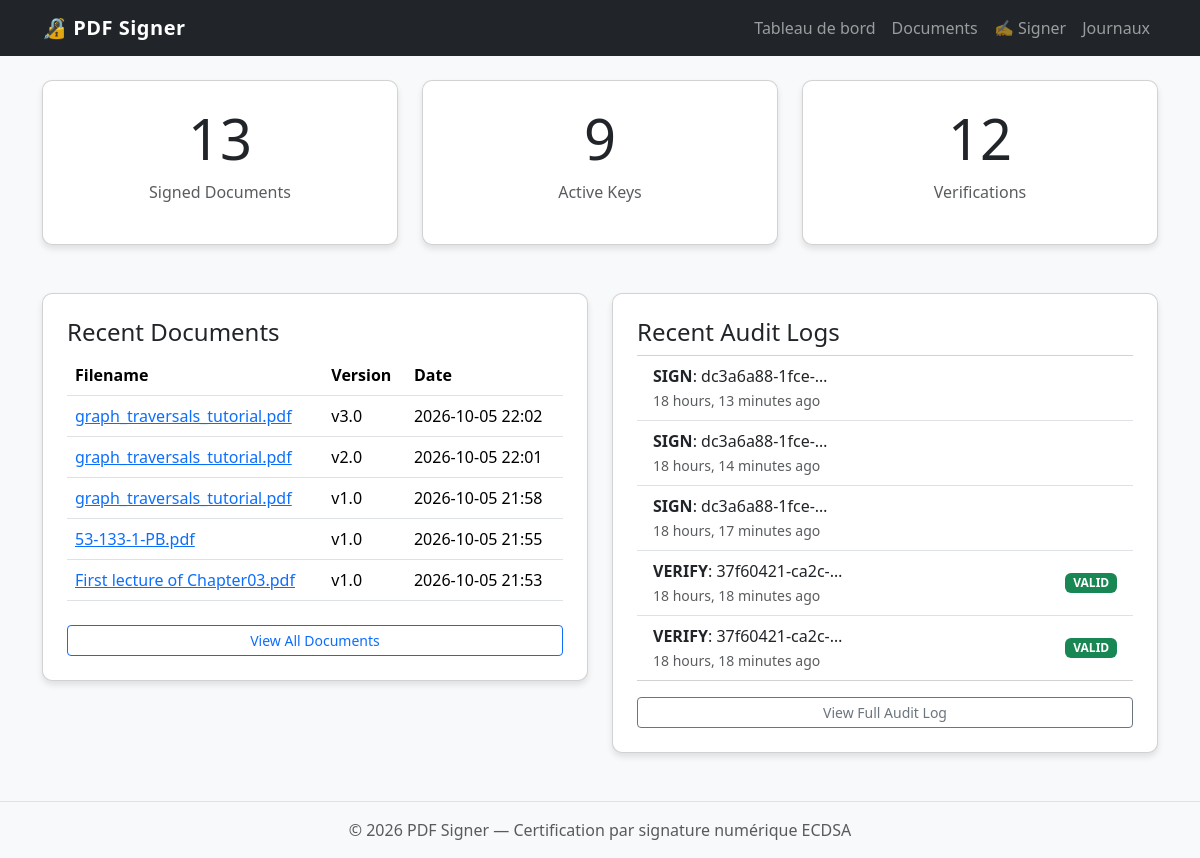
Before: / with the older database file.
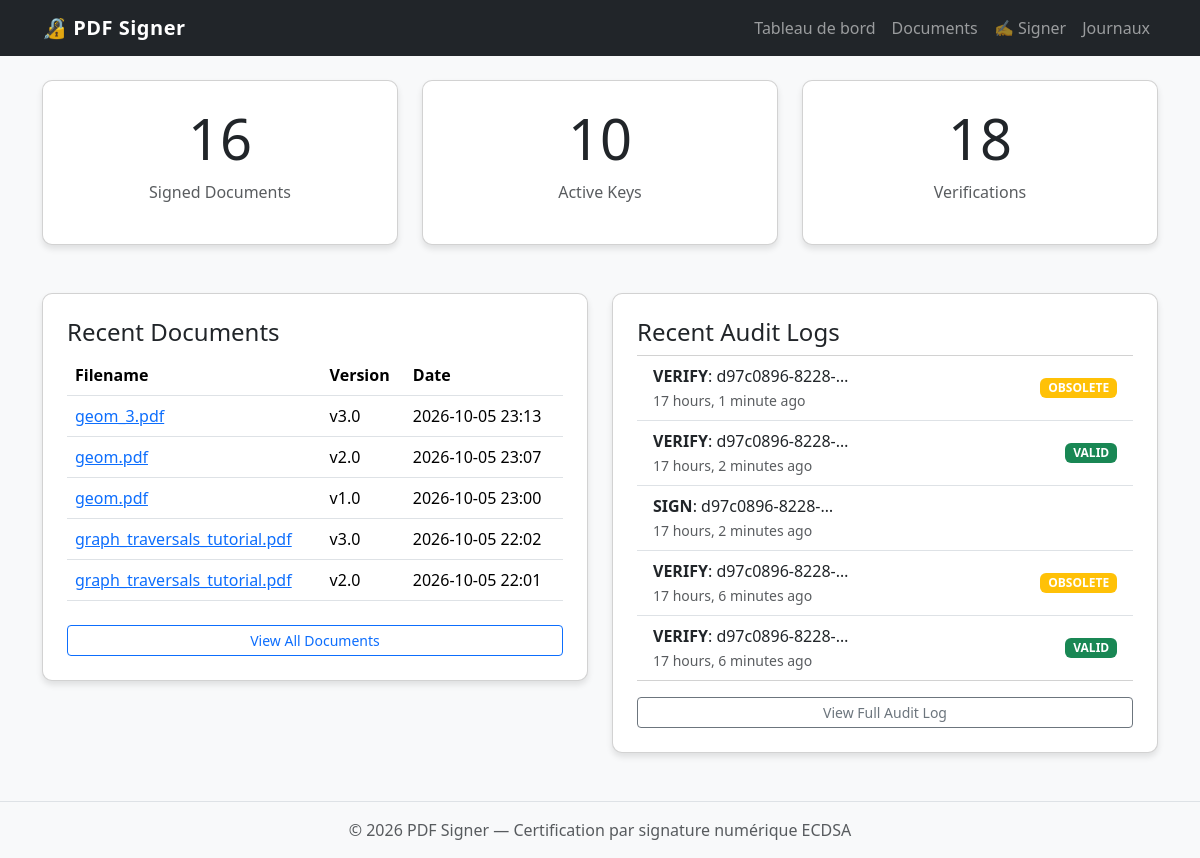
After: the same page with the newer database file.
### signer_app/models.py (models this page shows, shortened)
class SignedDocument(models.Model):
    document_id = models.UUIDField(default=uuid.uuid4, editable=False)
    filename = models.CharField(max_length=255)
    version = models.CharField(max_length=50)
    timestamp = models.DateTimeField()
    file_hash = models.CharField(max_length=64)
    signature = models.TextField()
    signer_name = models.CharField(max_length=255)
    public_key = models.TextField()
    pdf_file = models.FileField(upload_to='signed_pdfs/')
    qr_code_file = models.ImageField(upload_to='qrs/')
    is_latest = models.BooleanField(default=True)
    class Meta:
        unique_together = ('document_id', 'version')
        constraints = [
            models.UniqueConstraint(
                fields=['document_id'],
                condition=models.Q(is_latest=True),
                name='one_latest_per_document',
            ),
        ]

class AuditLog(models.Model):
    EVENT_CHOICES = [
        ('SIGN', 'Signature'),
        ('VERIFY', 'Verification'),
    ]
    event = models.CharField(max_length=10, choices=EVENT_CHOICES)
    document_id = models.CharField(max_length=100)
    timestamp = models.DateTimeField(auto_now_add=True)
    result = models.CharField(max_length=50, blank=True, null=True)
    reason = models.TextField(blank=True, null=True)
    details = models.JSONField(default=dict)

### signer_app/views.py (the view)
# urls.py: path('', views.dashboard, name='dashboard'),
def dashboard(request):
    context = {
        'doc_count': SignedDocument.objects.count(),
        'key_count': SigningKey.objects.count(),
        'verify_count': AuditLog.objects.filter(event='VERIFY').count(),
        'recent_docs': SignedDocument.objects.order_by('-timestamp')[:5],
        'recent_logs': AuditLog.objects.order_by('-timestamp')[:5],
    }
    return render(request, 'dashboard.html', context)

### signer_app/templates/dashboard.html
{% extends 'base.html' %}
{% block content %}
<div class="row">
    <div class="col-md-4">
        <div class="card text-center p-4 mb-4">
            <h3 class="display-4">{{ doc_count }}</h3>
            <p class="text-muted">Signed Documents</p>
        </div>
    </div>
    <div class="col-md-4">
        <div class="card text-center p-4 mb-4">
            <h3 class="display-4">{{ key_count }}</h3>
            <p class="text-muted">Active Keys</p>
        </div>
    </div>
    <div class="col-md-4">
        <div class="card text-center p-4 mb-4">
            <h3 class="display-4">{{ verify_count }}</h3>
            <p class="text-muted">Verifications</p>
        </div>
    </div>
</div>
<div class="row mt-4">
    <div class="col-md-6">
        <div class="card p-4">
            <h4>Recent Documents</h4>
            <div class="table-responsive">
                <table class="table table-hover">
                    <thead>
                        <tr>
                            <th>Filename</th>
                            <th>Version</th>
                            <th>Date</th>
                        </tr>
                    </thead>
                    <tbody>
                        {% for doc in recent_docs %}
                        <tr>
                            <td><a href="{% url 'doc_detail' doc.document_id %}">{{ doc.filename }}</a></td>
                            <td>v{{ doc.version }}</td>
                            <td>{{ doc.timestamp|date:"Y-m-d H:i" }}</td>
                        </tr>
                        {% empty %}
                        <tr><td colspan="3">No documents yet.</td></tr>
                        {% endfor %}
                    </tbody>
                </table>
            </div>
            <a href="{% url 'document_list' %}" class="btn btn-outline-primary btn-sm mt-2">View All Documents</a>
        </div>
    </div>
    <div class="col-md-6">
        <div class="card p-4">
            <h4>Recent Audit Logs</h4>
            <ul class="list-group list-group-flush">
                {% for log in recent_logs %}
                <li class="list-group-item d-flex justify-content-between align-items-center">
                    <div>
                        <strong>{{ log.event }}</strong>: {{ log.document_id|truncatechars:15 }}
                        <br><small class="text-muted">{{ log.timestamp|timesince }} ago</small>
                    </div>
                    {% if log.result %}
                    <span class="badge {% if log.result == 'VALID' %}bg-success{% elif log.result == 'OBSOLETE' %}bg-warning{% else %}bg-danger{% endif %}">
                        {{ log.result }}
                    </span>
                    {% endif %}
                </li>
                {% empty %}
                <li class="list-group-item">No logs yet.</li>
                {% endfor %}
            </ul>
            <a href="{% url 'audit_logs' %}" class="btn btn-outline-secondary btn-sm mt-3">View Full Audit Log</a>
        </div>
    </div>
</div>
{% endblock %}

Changed rows visible on the page:
no longer on this page (row unchanged): SignedDocument: filename "graph_traversals_tutorial.pdf", version "1.0", timestamp "2026-10-05 21:58"
no longer on this page (row unchanged): SignedDocument: filename "53-133-1-PB.pdf", version "1.0", timestamp "2026-10-05 21:55"
no longer on this page (row unchanged): SignedDocument: filename "First lecture of Chapter03.pdf", version "1.0", timestamp "2026-10-05 21:53"
no longer on this page (row unchanged): AuditLog: event "SIGN", document_id "dc3a6a88-1fce-…", timestamp "18 hours, 13 minutes"
no longer on this page (row unchanged): AuditLog: event "SIGN", document_id "dc3a6a88-1fce-…", timestamp "18 hours, 14 minutes"
no longer on this page (row unchanged): AuditLog: event "SIGN", document_id "dc3a6a88-1fce-…", timestamp "18 hours, 17 minutes"
no longer on this page (row unchanged): AuditLog: event "VERIFY", document_id "37f60421-ca2c-…", timestamp "18 hours, 18 minutes", result "VALID"
no longer on this page (row unchanged): AuditLog: event "VERIFY", document_id "37f60421-ca2c-…", timestamp "18 hours, 18 minutes", result "VALID"
added SignedDocument: filename "geom_3.pdf", version "3.0", timestamp "2026-10-05 23:13"
added SignedDocument: filename "geom.pdf", version "2.0", timestamp "2026-10-05 23:07"
added SignedDocument: filename "geom.pdf", version "1.0", timestamp "2026-10-05 23:00"
added AuditLog: event "VERIFY", document_id "d97c0896-8228-…", timestamp "17 hours, 1 minute", result "OBSOLETE"
added AuditLog: event "VERIFY", document_id "d97c0896-8228-…", timestamp "17 hours, 2 minutes", result "VALID"
added AuditLog: event "SIGN", document_id "d97c0896-8228-…", timestamp "17 hours, 2 minutes"
added AuditLog: event "VERIFY", document_id "d97c0896-8228-…", timestamp "17 hours, 6 minutes", result "OBSOLETE"
added AuditLog: event "VERIFY", document_id "d97c0896-8228-…", timestamp "17 hours, 6 minutes", result "VALID"
Other visible differences:
{{ doc_count }}: "13" → "16"
{{ key_count }}: "9" → "10"
{{ verify_count }}: "12" → "18"
